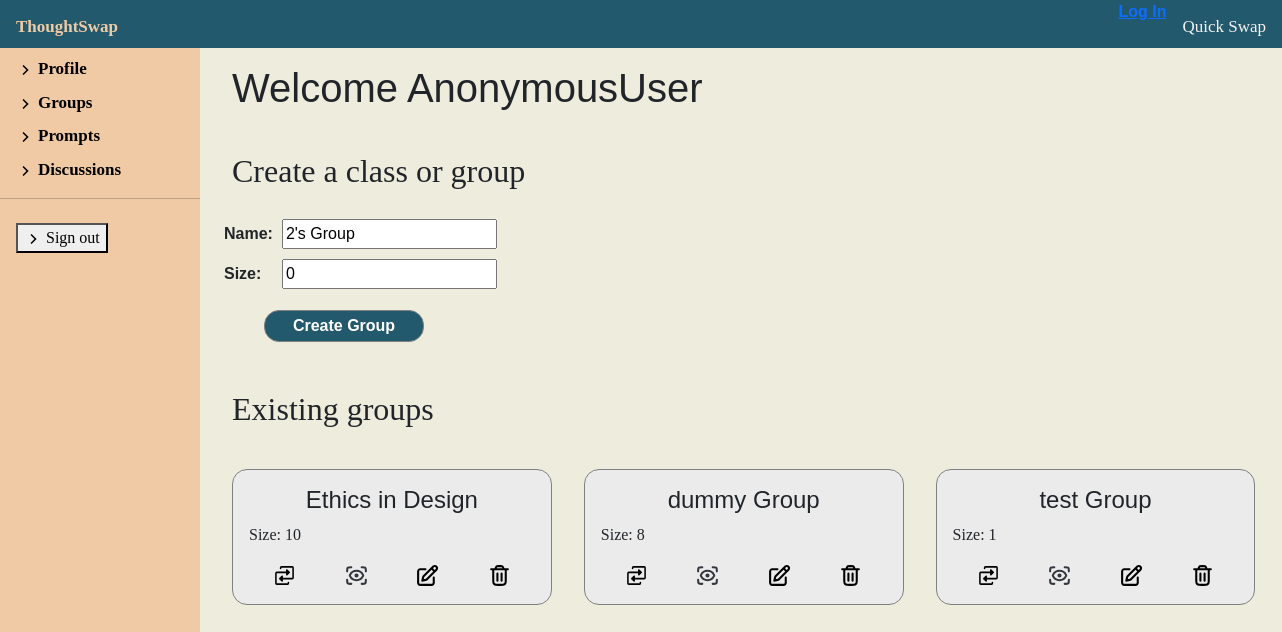
/discussion/2/groups/, run on the app's committed database.
### discussion/models.py (models this page shows, shortened)
class Group(models.Model):
    facilitator = models.ForeignKey(
        'Facilitator', on_delete=models.SET_NULL, null=True)
    name = models.CharField(max_length=100, null=False, blank=False, default='Group')
    size = models.IntegerField(null=False, blank=False, default=0)

### discussion/views.py (the view)
# urls.py: path('<int:pk>/groups/', views.FacilitatorGroupView.as_view(), name='facilitator-groups'),
class FacilitatorGroupView(generic.ListView):
    model = Facilitator
    template_name = 'discussion/profile/group_display.html'
    def get_context_data(self, **kwargs):
        context = super(FacilitatorGroupView,
                        self).get_context_data(**kwargs)
        pk = self.kwargs['pk']
        context['facilitator'] = Facilitator.objects.get(
            pk=pk)
        facilitator = get_object_or_404(Facilitator, pk=pk)
        form = GroupModelForm(
            initial={'facilitator': facilitator, 'size': 0, 'name': f"{pk}'s Group"})
        context['form'] = form
        return context

### discussion/forms.py (shortened to what this page needs)
class GroupModelForm(ModelForm):
    class Meta:
        model = Group
        fields = ['name', 'size']

### discussion/templates/discussion/profile/group_display.html (shortened to what this page needs)
{% extends "discussion/profile/facilitator_profile.html" %}
{% load static %}
{% block profileContent %}
<div class="facilitator-profile" id="group_background">
    <h1 class="discussion-header">Welcome {{ user }}</h1>
    <div class="profile-container" id="create-prompt">
        <h2 class="discussion-header">Create a class or group</h2>
        <div>
            <form action="{% url 'create-group' pk=facilitator.pk %}" method="post">
                <table>
                    {{ form.as_table }}
                </table>
                <button class="create-group-btn" type="submit">Create Group</button>
            </form>
        </div>
        <h2 class="discussion-header">Existing groups</h2>
        <div class="group-board">
            {% for group in facilitator.group_set.all %}
            <div class="group-crud">
                <h1 class="group-header">{{ group.name }}</h1>
                <p class="group-content">Size: {{ group.size }}</p>
                <div class="group-ud">
                    <div class="tip-container">
                        <a class="ud-link start-disc" href="{% url 'create-discussion' %}"
                            alt="View Group"><img src="/static//media/swap-fill-svgrepo-com.svg"
                                alt="start swap button">
                            <span class="ud-tool">Start New Discussion</span></a>
                    </div>
                    <div class="tip-container">
                        <a class="ud-link view-group" href="{% url 'view-group' pk=facilitator.pk name=group.name %}"
                            alt="View Group"><img src="/static//media/view-alt-svgrepo-com.svg" alt="View Group button">
                            <span class="ud-tool">View Group</span></a>
                    </div>
                    <div class="tip-container">
                        <a class="ud-link edit-group" href="{% url 'change-group' pk=facilitator.pk name=group.name %}"
                            alt="View Group"><img src="/static//media/edit-svgrepo-com.svg" alt="edit group button">
                            <span class="ud-tool">Edit Group</span></a>
                    </div>
                    <div class="tip-container">
                        <a class="ud-button delete-group" href="{% url 'delete-group' pk=facilitator.pk name=group.name %}"><img
                                src="{% static 'media/trash-svgrepo-com.svg' %}" alt="delete group button">
                            <span class="ud-tool">Delete Group</span></a>
                    </div>
                </div>
            </div>
            {% endfor %}
        </div>
    </div>
    {% endblock %}

### discussion/static/css/styles.css (style rules this page uses)
.profile-container { display: flex; justify-content: space-between; }
.facilitator-profile { width: 100%; margin-left: 1em; }
.discussion-header { padding: 1rem; }
table { margin-bottom: 1rem; font-family: Arial, Helvetica, sans-serif; justify-content: center; }
th { padding: 0.5em; }
#create-prompt { display: block; }
.ud-button { width: 75%; padding: 5px; margin: 5px; background-color: transparent; border: none; }
.ud-link { padding: 5px; margin: 5px; background-color: transparent; border: none; }
.create-group-btn { border: none; background-color: #23596d; border: solid 1px grey; border-radius: 15px; width: 10rem; margin: 0rem 1rem 2rem 3rem; height: 2rem; color: white; font-size: medium; font-family: Arial, Helvetica, sans-serif; font-weight: bold; }
.tip-container { position: relative; display: inline-block; }
.group-header { font-size: x-large; display: flex; justify-content: center; }
.group-board { display: flex; flex-wrap: wrap; }
.group-crud { border: solid 1px grey; border-radius: 15px; background: rgb(235, 235, 235); padding: 1rem; margin: 1em; width: 30%; justify-content: space-between; min-width: fit-content; }
.group-ud { display: flex; justify-content: space-around; }
body { background: #eeecdd; margin: 0; }
h1 { font-family: Arial Black, verdana, sans-serif; }
a { font-family: arial; font-weight: bold; }
p, div, span { font-family: Georgia, 'Times New Roman', Times, serif; }

### data on the page
Group: name "Ethics in Design", size "10"
Group: name "dummy Group", size "8"
Group: name "test Group", size "1"

### other printed values
{{ user }} "AnonymousUser"
